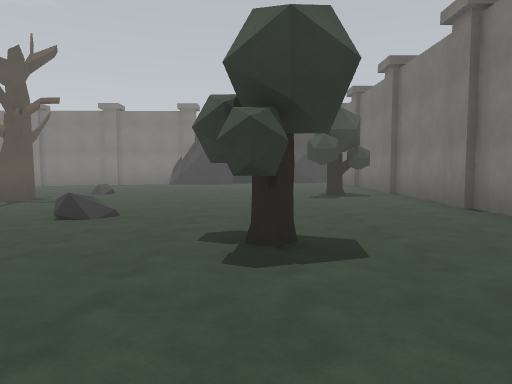
view 1 (above)

12 first-person views from a walk through a scene from a Unity 3-D project. The camera is 1.3 m above the floor, tilts 4° down and sees 70° across. The floor is counted in squares, 2 m on a side. Each view is taken from the middle of a square. On the plan, view 1 faces up. The plan holds only what a view shows up to about 11 squares ahead; the rest is blank. The player character is not drawn.

view 2
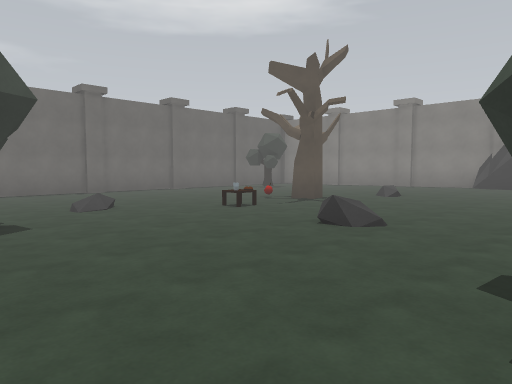

view 3
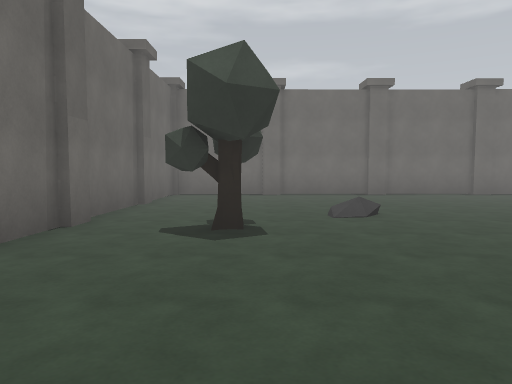

view 4
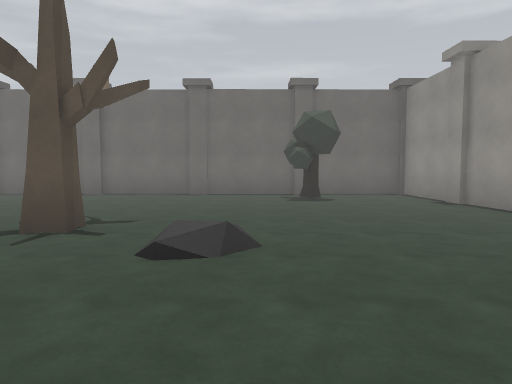

view 5
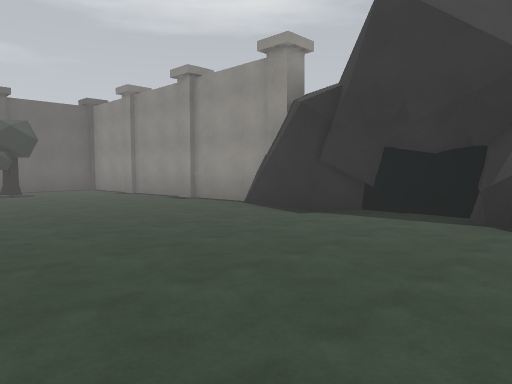

view 6
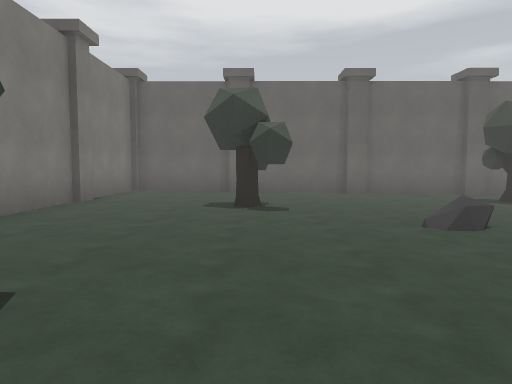

view 7
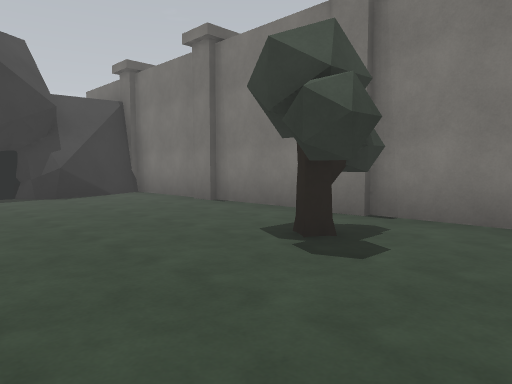

view 8
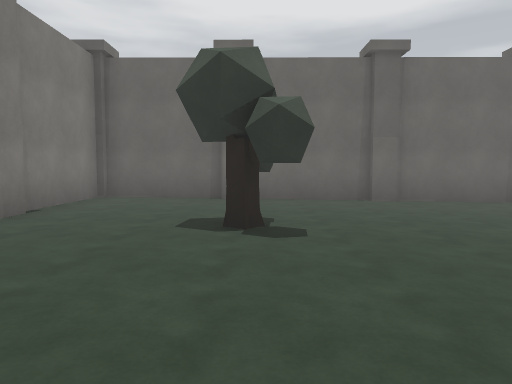

view 9
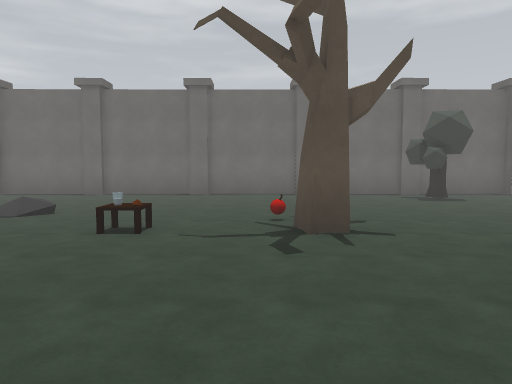

view 10
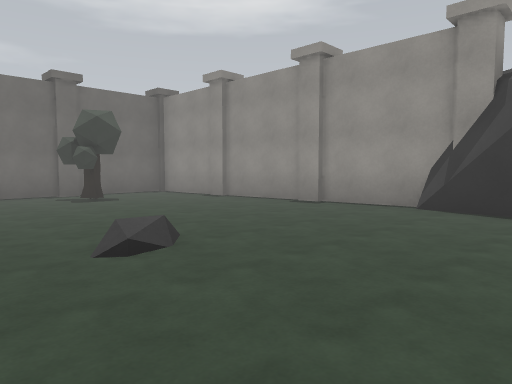

view 11
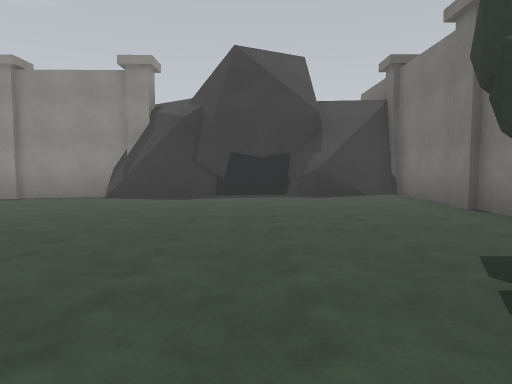

view 12
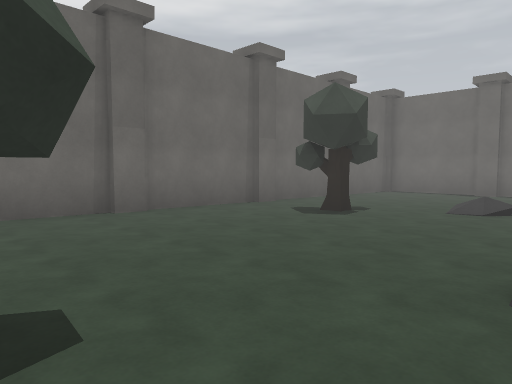

### Floor plan
Key: @ floor where view 1 was taken; # wall or solid block; . main floor; - floor 0.25 m lower than the main floor; T tree; R rock; A table; O other object.
Columns run from 12 left of view 1 to 4 right of it. Each row starts with its distance up from view 1.
 15 ##########
 14 #-------.###O###
 13 #-------........
 12 #-------.......##
 11 #-#T----........#
 10 #-------........#
  9 #-------.......##
  8 #------T.....TT.#
  7 #-------........#
  6 #------A.......##
  5 #------O..R.....#
  4 #-----R-........#
  3 #-------....T..##
  2 #------T........#
  1 #------T........#
  0 #-------....@...#
 -1 #################

Where each view was taken, in squares from view 1:
view 1: 0 up, 0 right, facing up
view 2: 1 up, 0 right, facing up-left
view 3: 2 up, 1 left, facing left
view 4: 10 up, 1 left, facing left
view 5: 9 up, 2 right, facing up-left
view 6: 9 up, 0 right, facing down
view 7: 6 up, 1 left, facing up-right
view 8: 7 up, 0 right, facing down
view 9: 7 up, 1 left, facing left
view 10: 8 up, 1 left, facing up-left
view 11: 6 up, 0 right, facing up
view 12: 5 up, 0 right, facing down-left
